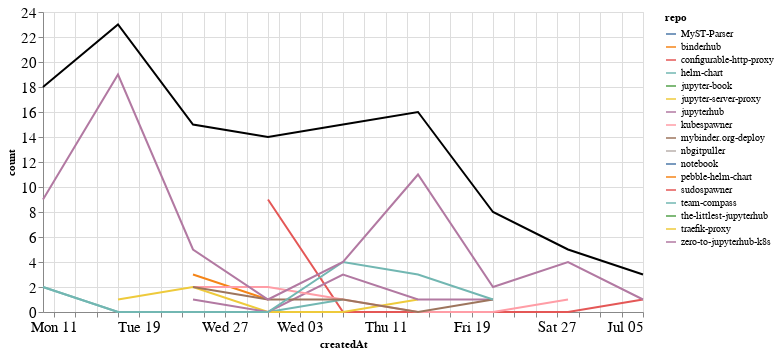

Notebook source saved alongside this figure:
### Markdown cell above
## Comments

### Code cell
comments_time = comments.groupby('repo').resample('W', on='createdAt').count()['author'].reset_index()
comments_time = comments_time.rename(columns={'author': 'count'})
comments_time_total = comments_time.groupby('createdAt').agg({"count": "sum"}).reset_index()
ch1 = alt.Chart(comments_time, width=600).mark_line().encode(
    x='createdAt',
    y='count',
    color='repo',
    tooltip="repo"
)

ch2 = alt.Chart(comments_time_total, width=600).mark_line(color="black").encode(
    x='createdAt',
    y='count',
)

ch1 + ch2

### Figure 1 — Vega-Lite specification as saved in the notebook (floating-point values rounded to 4 significant figures)
{"config": {"axisLeft": {"labelFontSize": 15}, "axisBottom": {"labelFontSize": 15}}, "layer": [{"data": {"name": "data-ec10d57c145b164ef7f145fefb41f516"}, "mark": "line", "encoding": {"color": {"type": "nominal", "field": "repo"}, "tooltip": {"type": "nominal", "field": "repo"}, "x": {"type": "temporal", "field": "createdAt"}, "y": {"type": "quantitative", "field": "count"}}, "width": 600}, {"data": {"name": "data-770a499068c873e56690213c5a6522ac"}, "mark": {"type": "line", "color": "black"}, "encoding": {"x": {"type": "temporal", "field": "createdAt"}, "y": {"type": "quantitative", "field": "count"}}, "width": 600}], "$schema": "https://vega.github.io/schema/vega-lite/v4.8.1.json", "datasets": {"data-ec10d57c145b164ef7f145fefb41f516": [{"repo": "MyST-Parser", "createdAt": "2020-05-10T00:00:00", "count": 3}, {"repo": "binderhub", "createdAt": "2020-05-24T00:00:00", "count": 3}, {"repo": "binderhub", "createdAt": "2020-05-31T00:00:00", "count": 1}, {"repo": "configurable-http-proxy", "createdAt": "2020-05-31T00:00:00", "count": 9}, {"repo": "configurable-http-proxy", "createdAt": "2020-06-07T00:00:00", "count": 0}, {"repo": "configurable-http-proxy", "createdAt": "2020-06-14T00:00:00", "count": 0}, {"repo": "configurable-http-proxy", "createdAt": "2020-06-21T00:00:00", "count": 0}, {"repo": "configurable-http-proxy", "createdAt": "2020-06-28T00:00:00", "count": 0}, {"repo": "configurable-http-proxy", "createdAt": "2020-07-05T00:00:00", "count": 1}, {"repo": "helm-chart", "createdAt": "2020-05-10T00:00:00", "count": 2}, {"repo": "helm-chart", "createdAt": "2020-05-17T00:00:00", "count": 0}, {"repo": "helm-chart", "createdAt": "2020-05-24T00:00:00", "count": 0}, {"repo": "helm-chart", "createdAt": "2020-05-31T00:00:00", "count": 0}, {"repo": "helm-chart", "createdAt": "2020-06-07T00:00:00", "count": 1}, {"repo": "jupyter-book", "createdAt": "2020-05-10T00:00:00", "count": 1}, {"repo": "jupyter-server-proxy", "createdAt": "2020-05-17T00:00:00", "count": 1}, {"repo": "jupyter-server-proxy", "createdAt": "2020-05-24T00:00:00", "count": 2}, {"repo": "jupyter-server-proxy", "createdAt": "2020-05-31T00:00:00", "count": 0}, {"repo": "jupyter-server-proxy", "createdAt": "2020-06-07T00:00:00", "count": 0}, {"repo": "jupyter-server-proxy", "createdAt": "2020-06-14T00:00:00", "count": 1}, {"repo": "jupyterhub", "createdAt": "2020-05-24T00:00:00", "count": 1}, {"repo": "jupyterhub", "createdAt": "2020-05-31T00:00:00", "count": 0}, {"repo": "jupyterhub", "createdAt": "2020-06-07T00:00:00", "count": 3}, {"repo": "jupyterhub", "createdAt": "2020-06-14T00:00:00", "count": 1}, {"repo": "jupyterhub", "createdAt": "2020-06-21T00:00:00", "count": 1}, {"repo": "kubespawner", "createdAt": "2020-05-24T00:00:00", "count": 2}, {"repo": "kubespawner", "createdAt": "2020-05-31T00:00:00", "count": 2}, {"repo": "kubespawner", "createdAt": "2020-06-07T00:00:00", "count": 1}, {"repo": "kubespawner", "createdAt": "2020-06-14T00:00:00", "count": 0}, {"repo": "kubespawner", "createdAt": "2020-06-21T00:00:00", "count": 0}, {"repo": "kubespawner", "createdAt": "2020-06-28T00:00:00", "count": 1}, {"repo": "mybinder.org-deploy", "createdAt": "2020-05-24T00:00:00", "count": 2}, {"repo": "mybinder.org-deploy", "createdAt": "2020-05-31T00:00:00", "count": 1}, {"repo": "mybinder.org-deploy", "createdAt": "2020-06-07T00:00:00", "count": 1}, {"repo": "mybinder.org-deploy", "createdAt": "2020-06-14T00:00:00", "count": 0}, {"repo": "mybinder.org-deploy", "createdAt": "2020-06-21T00:00:00", "count": 1}, {"repo": "nbgitpuller", "createdAt": "2020-07-05T00:00:00", "count": 1}, {"repo": "notebook", "createdAt": "2020-05-17T00:00:00", "count": 1}, {"repo": "pebble-helm-chart", "createdAt": "2020-06-07T00:00:00", "count": 1}, {"repo": "sudospawner", "createdAt": "2020-06-21T00:00:00", "count": 3}, {"repo": "team-compass", "createdAt": "2020-05-10T00:00:00", "count": 2}, {"repo": "team-compass", "createdAt": "2020-05-17T00:00:00", "count": 0}, {"repo": "team-compass", "createdAt": "2020-05-24T00:00:00", "count": 0}, {"repo": "team-compass", "createdAt": "2020-05-31T00:00:00", "count": 0}, {"repo": "team-compass", "createdAt": "2020-06-07T00:00:00", "count": 4}, {"repo": "team-compass", "createdAt": "2020-06-14T00:00:00", "count": 3}, {"repo": "team-compass", "createdAt": "2020-06-21T00:00:00", "count": 1}, {"repo": "the-littlest-jupyterhub", "createdAt": "2020-05-10T00:00:00", "count": 1}, {"repo": "traefik-proxy", "createdAt": "2020-05-17T00:00:00", "count": 2}, {"repo": "zero-to-jupyterhub-k8s", "createdAt": "2020-05-10T00:00:00", "count": 9}, {"repo": "zero-to-jupyterhub-k8s", "createdAt": "2020-05-17T00:00:00", "count": 19}, {"repo": "zero-to-jupyterhub-k8s", "createdAt": "2020-05-24T00:00:00", "count": 5}, {"repo": "zero-to-jupyterhub-k8s", "createdAt": "2020-05-31T00:00:00", "count": 1}, {"repo": "zero-to-jupyterhub-k8s", "createdAt": "2020-06-07T00:00:00", "count": 4}, {"repo": "zero-to-jupyterhub-k8s", "createdAt": "2020-06-14T00:00:00", "count": 11}, {"repo": "zero-to-jupyterhub-k8s", "createdAt": "2020-06-21T00:00:00", "count": 2}, {"repo": "zero-to-jupyterhub-k8s", "createdAt": "2020-06-28T00:00:00", "count": 4}, {"repo": "zero-to-jupyterhub-k8s", "createdAt": "2020-07-05T00:00:00", "count": 1}], "data-770a499068c873e56690213c5a6522ac": [{"createdAt": "2020-05-10T00:00:00", "count": 18}, {"createdAt": "2020-05-17T00:00:00", "count": 23}, {"createdAt": "2020-05-24T00:00:00", "count": 15}, {"createdAt": "2020-05-31T00:00:00", "count": 14}, {"createdAt": "2020-06-07T00:00:00", "count": 15}, {"createdAt": "2020-06-14T00:00:00", "count": 16}, {"createdAt": "2020-06-21T00:00:00", "count": 8}, {"createdAt": "2020-06-28T00:00:00", "count": 5}, {"createdAt": "2020-07-05T00:00:00", "count": 3}]}}
